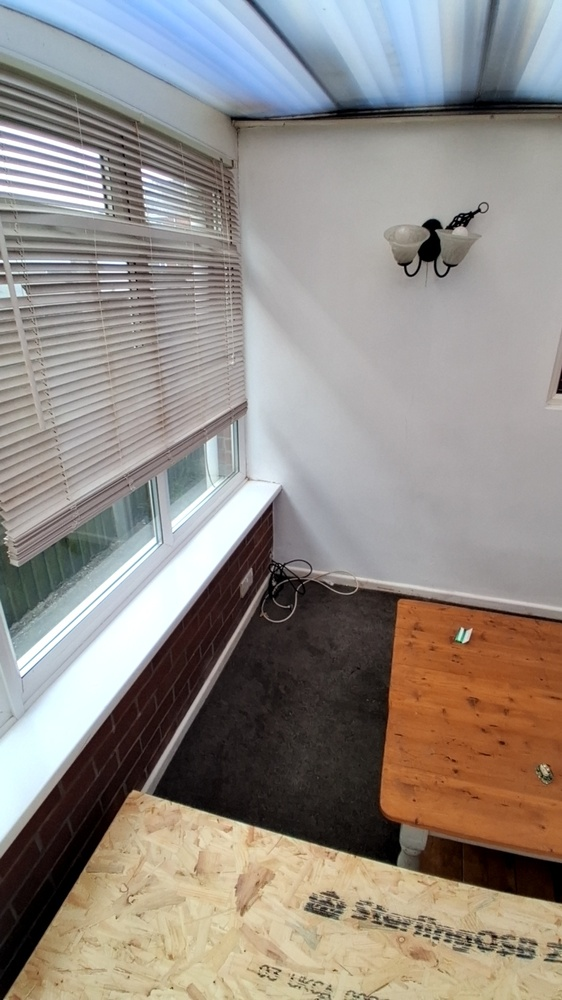
#> input picture dummyServer/dataset/First key frame collection/bus_depot/1774277225003-337375400.jpg, 562 x 1000 px, shrunk from 1080 x 1920 before the run
$ python feature_extractor.py '../dataset/First key frame collection/bus_depot/1774277225003-337375400.jpg'
#> lines starting #> are read from the running program, lines starting #| are printed output that depends on the picture
import cv2
import sys
import json
import os

image_path = sys.argv[1]

# 🔒 Safety check
if not os.path.exists(image_path):
    print(json.dumps([]))
    sys.exit(0)

# Load image
image = cv2.imread(image_path, cv2.IMREAD_GRAYSCALE)
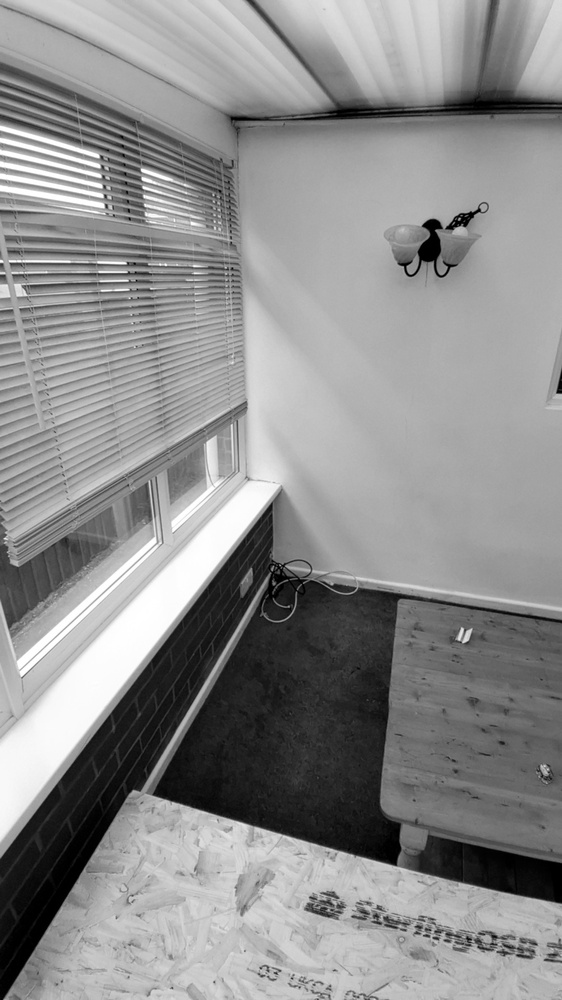
#> image: shape (1000, 562); min 0, max 255, mean 141.3

if image is None:
    print(json.dumps([]))
    sys.exit(0)

# ORB detector
orb = cv2.ORB_create(nfeatures=500)

# Detect + compute
keypoints, descriptors = orb.detectAndCompute(image, None)
#> keypoints = 500 keypoints; strongest (x, y, size): (479, 209, 31), (410, 273, 31), (410, 272, 37.2), (478, 210, 37.2)

result = []

if descriptors is not None:
    for i, kp in enumerate(keypoints):
        result.append({
            "x": float(kp.pt[0]),
            "y": float(kp.pt[1]),

            #  descriptor (binary vector)
            "vector": descriptors[i].tolist(),

            #  optional but VERY useful later
            "size": float(kp.size),
            "angle": float(kp.angle)
        })
#> this loop made 500 passes
#> kp on passes 1 to 3: keypoint at (462, 225), size 31, keypoint at (410, 273), size 31, keypoint at (142, 179), size 31
#> after the loop, result = 500 items

# Always return valid JSON
print(json.dumps(result))
#> (printed output is left out)

$ run again, on dummyServer/dataset/First key frame collection/bus_depot/1774277227407-390207026.jpg
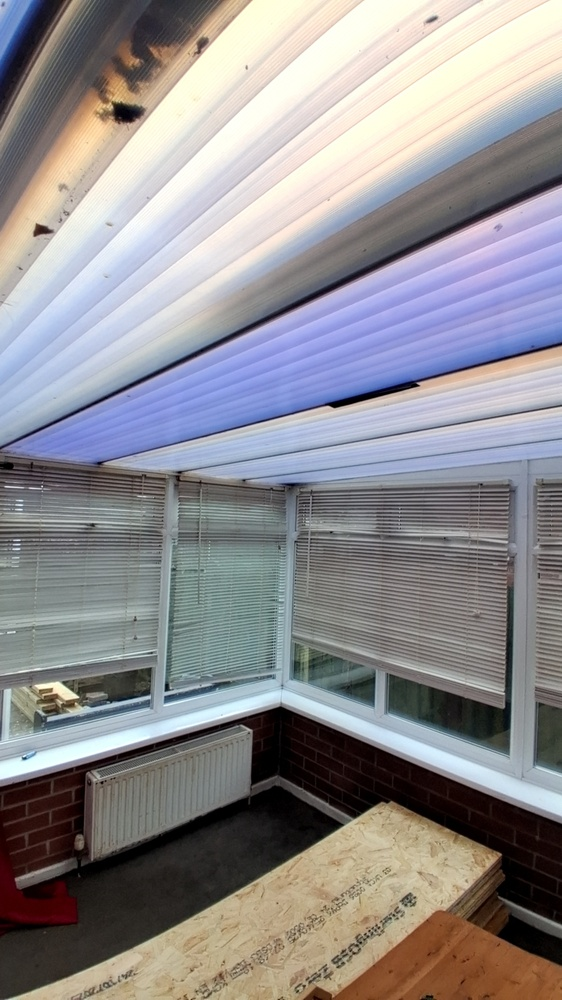
#> input picture dummyServer/dataset/First key frame collection/bus_depot/1774277227407-390207026.jpg, 562 x 1000 px, shrunk from 1080 x 1920 before the run
#> `image = cv2.imread(image_path, cv2.IMREAD_GRAYSCALE)`:
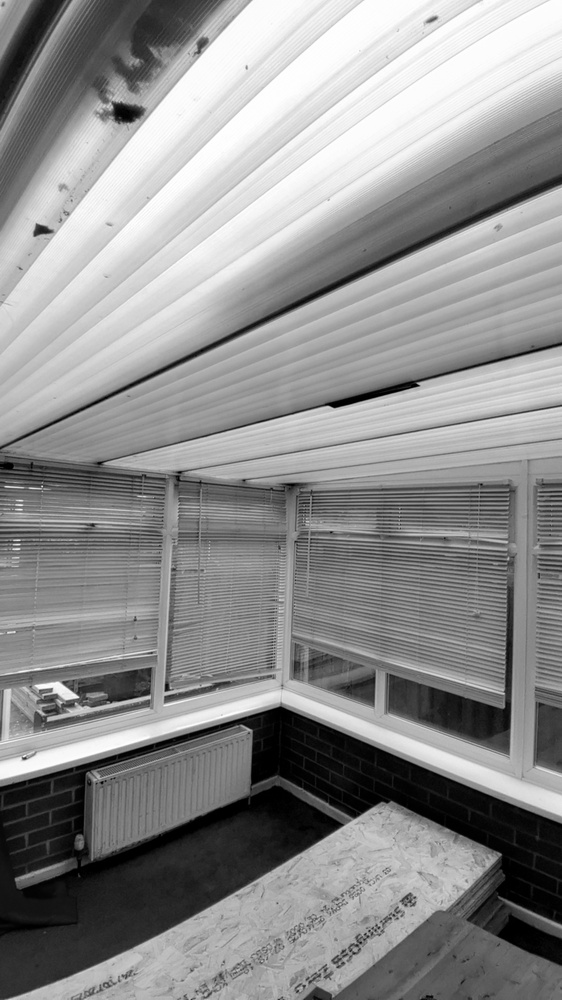
#> image: shape (1000, 562); min 0, max 255, mean 142.2
#> keypoints = 500 keypoints; strongest (x, y, size): (418, 383, 31), (418, 385, 31), (77, 696, 31), (136, 111, 111.1)
#> the loop `for i, kp in enumerate(keypoints):` made 500 passes
#> kp on passes 1 to 3: keypoint at (113, 103), size 31, keypoint at (48, 720), size 31, keypoint at (44, 714), size 31
#> after the loop `for i, kp in enumerate(keypoints):`: result = 500 items
#> (printed output is left out)

$ run again, on dummyServer/dataset/First key frame collection/bus_depot/1774277228453-56563087.jpg
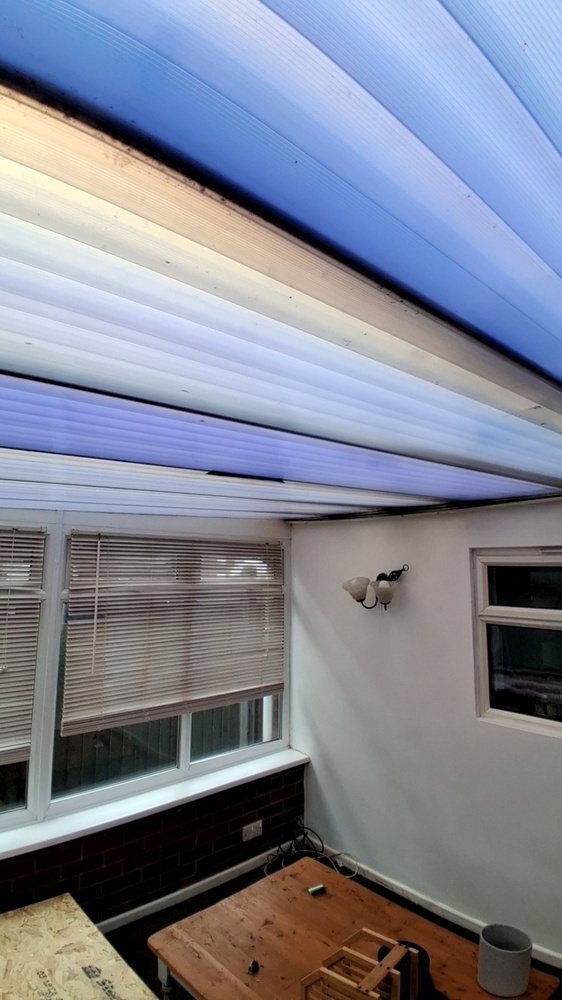
#> input picture dummyServer/dataset/First key frame collection/bus_depot/1774277228453-56563087.jpg, 562 x 1000 px, shrunk from 1080 x 1920 before the run
#> `image = cv2.imread(image_path, cv2.IMREAD_GRAYSCALE)`:
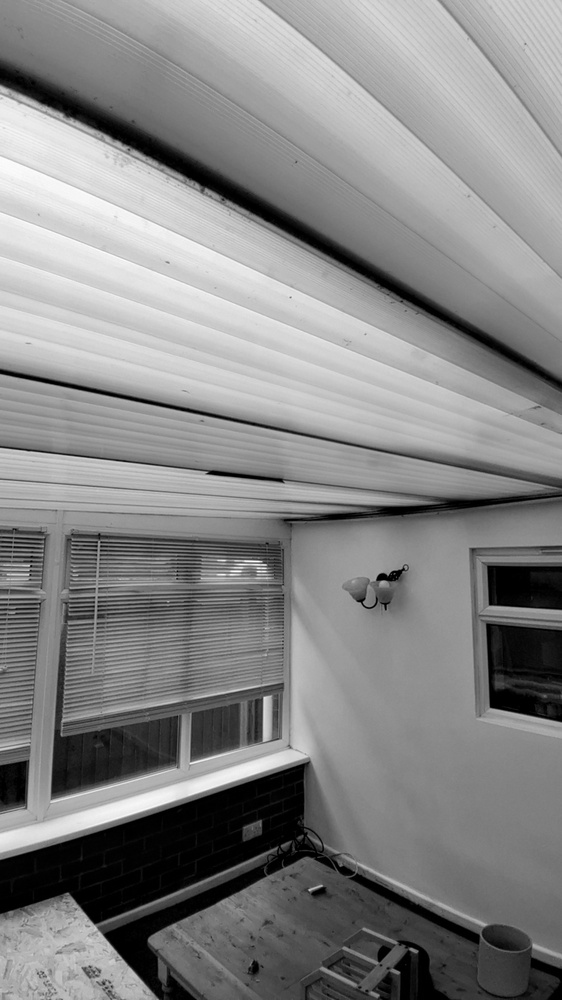
#> image: shape (1000, 562); min 0, max 255, mean 133.6
#> keypoints = 500 keypoints; strongest (x, y, size): (378, 577, 53.6), (382, 574, 64.3), (96, 546, 31), (101, 546, 31)
#> the loop `for i, kp in enumerate(keypoints):` made 500 passes
#> kp on passes 1 to 3: keypoint at (67, 678), size 31, keypoint at (383, 605), size 31, keypoint at (37, 606), size 31
#> after the loop `for i, kp in enumerate(keypoints):`: result = 500 items
#> (printed output is left out)

$ run again, on dummyServer/dataset/First key frame collection/bus_depot/1774277229035-408665540.jpg
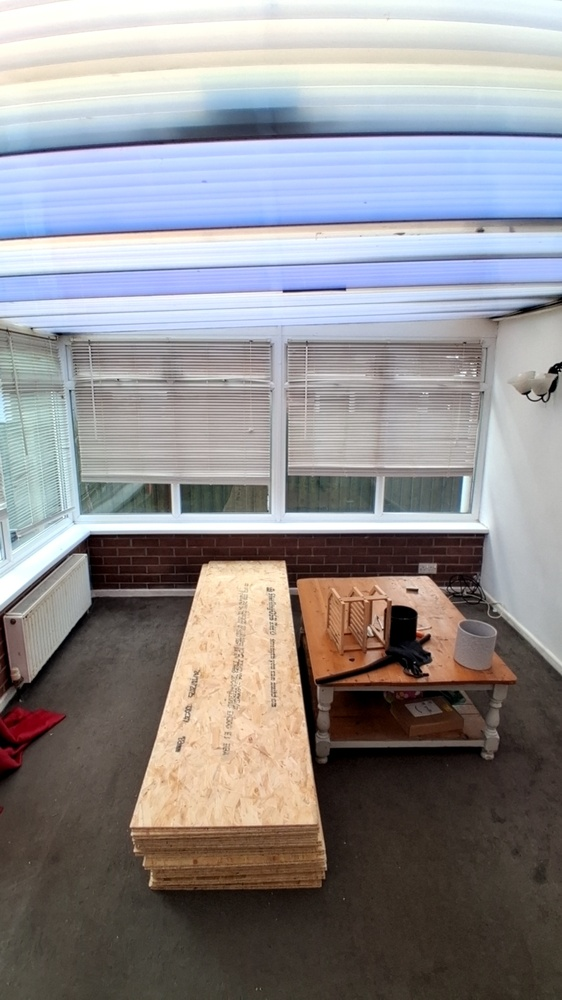
#> input picture dummyServer/dataset/First key frame collection/bus_depot/1774277229035-408665540.jpg, 562 x 1000 px, shrunk from 1080 x 1920 before the run
#> `image = cv2.imread(image_path, cv2.IMREAD_GRAYSCALE)`:
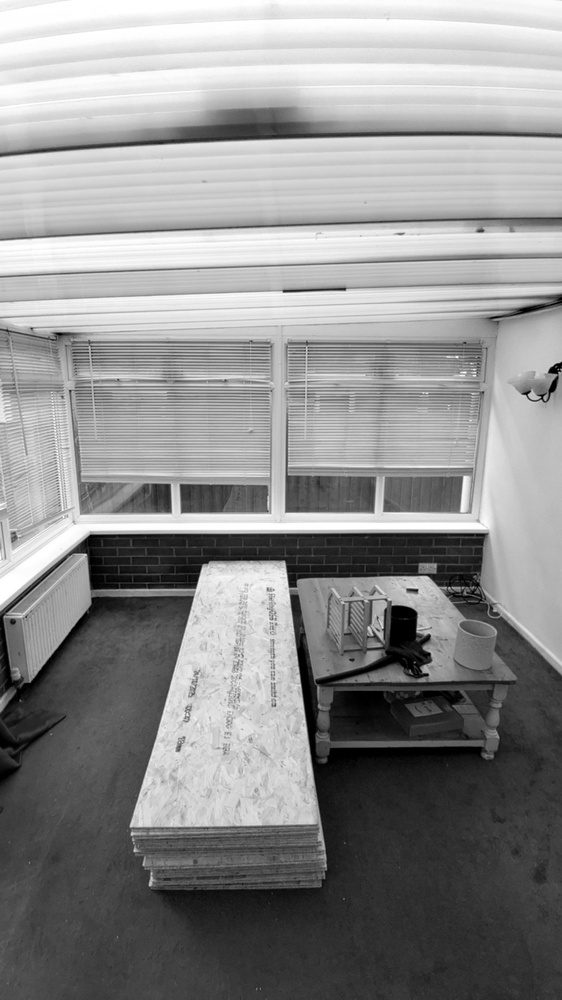
#> image: shape (1000, 562); min 0, max 255, mean 143
#> keypoints = 500 keypoints; strongest (x, y, size): (526, 394, 31), (416, 590, 31), (529, 394, 31), (290, 586, 31)
#> the loop `for i, kp in enumerate(keypoints):` made 500 passes
#> kp on passes 1 to 3: keypoint at (456, 357), size 31, keypoint at (526, 394), size 31, keypoint at (295, 586), size 31
#> after the loop `for i, kp in enumerate(keypoints):`: result = 500 items
#> (printed output is left out)
